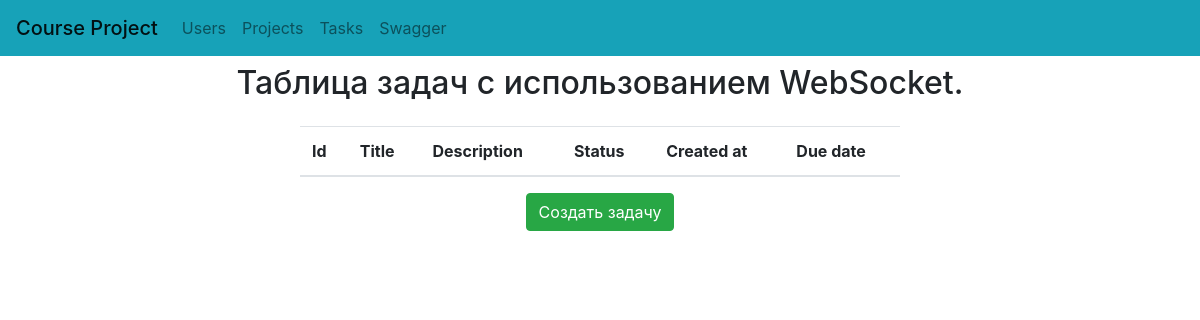
The app's page /task, older data.
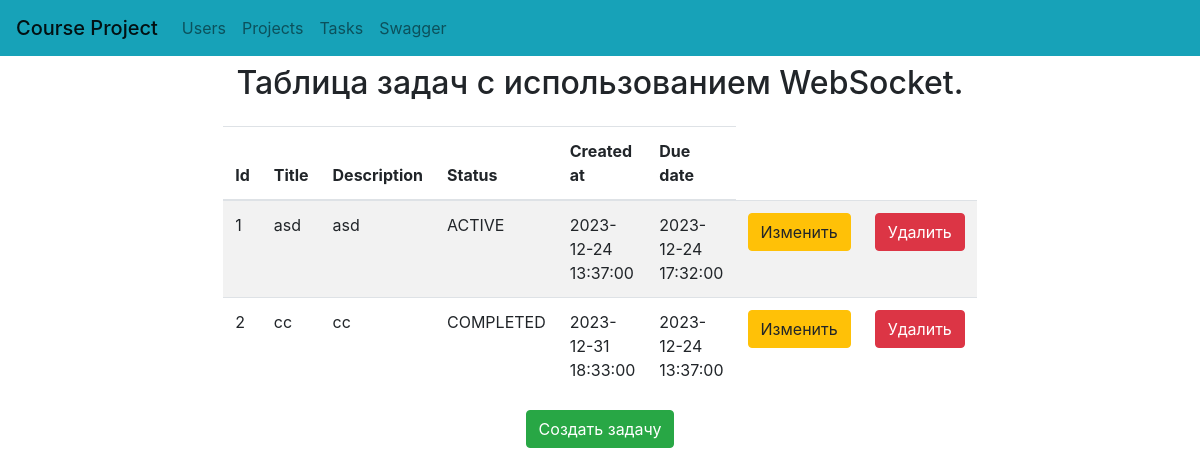
The same page, newer data.
### models.py (models this page shows)
class Task(Base):
    __tablename__ = "tasks"
    id = Column(Integer, primary_key=True, index=True)
    title = Column(String, nullable=False)
    description = Column(String, nullable=True)
    status = Column(Enum(Status), default=Status.Pending)
    created_at = Column(DateTime, nullable=False)
    due_date = Column(DateTime)
    owner_id = Column(Integer, ForeignKey("users.id"), nullable=True, index=True)
    owner = relationship("User", back_populates="tasks")
    project_id = Column(Integer, ForeignKey("projects.id"), nullable=False, index=True)
    project = relationship("Project", back_populates="tasks")

### task_view.py (the view)
@router.get("/task")
async def get_user_page(request: Request, db: Session = Depends(get_db)):
    tasks = await task_routes.get_tasks(0, 1000, db=db)
    return templates.TemplateResponse("task/task.html", {"request": request, "tasks": tasks, "host_url": host_url})

### templates/task/task.html (shortened to what this page needs)
{% extends "base.html" %}
{% block content %}
<h2 class="text-center mb-4">Таблица задач с использованием WebSocket.</h2>
<div class="m-lg-auto">
    <table class="table table-striped table-hover w-50 p-3 m-lg-auto">
    <thead>
    <tr>
      <th>Id</th>
      <th>Title</th>
      <th>Description</th>
      <th>Status</th>
      <th>Created at</th>
      <th>Due date</th>
    </tr>
  </thead>
    <tbody>
        {% for task in tasks %}
            <tr>
                <td>{{ task.id }}</td>
                <td>{{ task.title }} </td>
                <td>{{ task.description }}</td>
                <td>{{ task.status.value }}</td>
                <td>{{ task.created_at }}</td>
                <td>{{ task.due_date }}</td>
                <td><a class="btn btn-warning" href="/task/edit/{{task.id}}">Изменить</a></td>
                <td><a class="btn btn-danger" href="/task/delete/{{task.id}}">Удалить</a></td>
            </tr>
        {% endfor %}
</tbody>
</table>
    <div class="d-flex justify-content-center mt-3 mb-4">
        <a class="btn btn-success" href="/create-task">Создать задачу</a>
    </div>
</div>
{% endblock %}

### templates/base.html (shortened to what this page needs)
<!DOCTYPE html>
<html lang="en">
<head>
    <link rel="stylesheet" href="https://cdn.jsdelivr.net/npm/bootstrap@4.1.3/dist/css/bootstrap.min.css">
</head>
<body>
  <header class="page-header">
        <nav class="navbar navbar-expand-lg navbar-light bg-info">
            <div class="collapse navbar-collapse" id="navbarSupportedContent">
                <ul class="navbar-nav mr-auto">
                    <li class="nav-item">
                        <span class="navbar-brand mb-0 h1">Course Project</span>
                    </li>
                    <li class="nav-item">
                        <a class="nav-link" href="/user">Users</a>
                    </li>
                    <li class="nav-item">
                        <a class="nav-link" href="/project">Projects</a>
                    </li>
                    <li class="nav-item">
                        <a class="nav-link" href="/task">Tasks</a>
                    </li>
                    <li class="nav-item">
                        <a class="nav-link" href="/docs">Swagger</a>
                    </li>
                </ul>
            </div>
        </nav>
  </header>
  <main>
      {% block content %}
      {% endblock content %}
  </main>
</body>
</html>

Row changes from the older to the newer data that the page shows:
added Task: id "1", title "asd", description "asd", status.value "ACTIVE", created_at "2023-12-24 13:37:00", due_date "2023-12-24 17:32:00"
added Task: id "2", title "cc", description "cc", status.value "COMPLETED", created_at "2023-12-31 18:33:00", due_date "2023-12-24 13:37:00"
